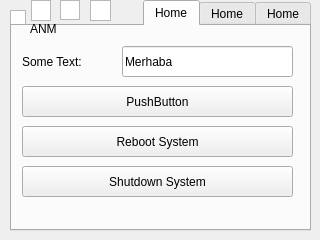
<?xml version="1.0" encoding="UTF-8"?>
<ui version="4.0">
 <class>MainWindow</class>
 <widget class="QMainWindow" name="MainWindow">
  <property name="geometry">
   <rect>
    <x>0</x>
    <y>0</y>
    <width>320</width>
    <height>240</height>
   </rect>
  </property>
  <property name="cursor">
   <cursorShape>BlankCursor</cursorShape>
  </property>
  <property name="windowTitle">
   <string>MainWindow</string>
  </property>
  <widget class="QWidget" name="centralWidget">
   <widget class="QGraphicsView" name="graphicsView_netz">
    <property name="geometry">
     <rect>
      <x>10</x>
      <y>10</y>
      <width>16</width>
      <height>34</height>
     </rect>
    </property>
    <property name="focusPolicy">
     <enum>Qt::NoFocus</enum>
    </property>
   </widget>
   <widget class="QTabWidget" name="tabWidget">
    <property name="geometry">
     <rect>
      <x>10</x>
      <y>0</y>
      <width>301</width>
      <height>231</height>
     </rect>
    </property>
    <property name="layoutDirection">
     <enum>Qt::RightToLeft</enum>
    </property>
    <property name="currentIndex">
     <number>2</number>
    </property>
    <widget class="QWidget" name="tab">
     <attribute name="title">
      <string>Home</string>
     </attribute>
    </widget>
    <widget class="QWidget" name="tab_2">
     <attribute name="title">
      <string>Home</string>
     </attribute>
     <widget class="QPushButton" name="pushButton_3">
      <property name="geometry">
       <rect>
        <x>10</x>
        <y>20</y>
        <width>271</width>
        <height>31</height>
       </rect>
      </property>
      <property name="text">
       <string>PushButton</string>
      </property>
     </widget>
     <widget class="QPushButton" name="pushButton_5">
      <property name="geometry">
       <rect>
        <x>10</x>
        <y>60</y>
        <width>271</width>
        <height>31</height>
       </rect>
      </property>
      <property name="text">
       <string>PushButton</string>
      </property>
     </widget>
    </widget>
    <widget class="QWidget" name="tab_3">
     <attribute name="title">
      <string>Home</string>
     </attribute>
     <widget class="QPushButton" name="pushButton_reboot">
      <property name="geometry">
       <rect>
        <x>10</x>
        <y>100</y>
        <width>271</width>
        <height>31</height>
       </rect>
      </property>
      <property name="text">
       <string>Reboot System</string>
      </property>
     </widget>
     <widget class="QPushButton" name="pushButton_2">
      <property name="geometry">
       <rect>
        <x>10</x>
        <y>60</y>
        <width>271</width>
        <height>31</height>
       </rect>
      </property>
      <property name="text">
       <string>PushButton</string>
      </property>
     </widget>
     <widget class="QLineEdit" name="lineEdit">
      <property name="geometry">
       <rect>
        <x>110</x>
        <y>20</y>
        <width>171</width>
        <height>31</height>
       </rect>
      </property>
      <property name="text">
       <string>Merhaba</string>
      </property>
     </widget>
     <widget class="QLabel" name="label">
      <property name="geometry">
       <rect>
        <x>10</x>
        <y>20</y>
        <width>81</width>
        <height>31</height>
       </rect>
      </property>
      <property name="text">
       <string>Some Text:</string>
      </property>
     </widget>
     <widget class="QPushButton" name="pushButton_shutdown">
      <property name="geometry">
       <rect>
        <x>10</x>
        <y>140</y>
        <width>271</width>
        <height>31</height>
       </rect>
      </property>
      <property name="text">
       <string>Shutdown System</string>
      </property>
     </widget>
    </widget>
   </widget>
   <widget class="QGraphicsView" name="graphicsView_3">
    <property name="geometry">
     <rect>
      <x>90</x>
      <y>0</y>
      <width>21</width>
      <height>21</height>
     </rect>
    </property>
    <property name="focusPolicy">
     <enum>Qt::NoFocus</enum>
    </property>
   </widget>
   <widget class="QGraphicsView" name="graphicsView_2">
    <property name="geometry">
     <rect>
      <x>60</x>
      <y>0</y>
      <width>20</width>
      <height>20</height>
     </rect>
    </property>
    <property name="focusPolicy">
     <enum>Qt::NoFocus</enum>
    </property>
   </widget>
   <widget class="QGraphicsView" name="graphicsView">
    <property name="geometry">
     <rect>
      <x>31</x>
      <y>0</y>
      <width>20</width>
      <height>21</height>
     </rect>
    </property>
    <property name="focusPolicy">
     <enum>Qt::NoFocus</enum>
    </property>
   </widget>
   <widget class="QLabel" name="label_3">
    <property name="geometry">
     <rect>
      <x>30</x>
      <y>20</y>
      <width>31</width>
      <height>17</height>
     </rect>
    </property>
    <property name="text">
     <string>ANM</string>
    </property>
   </widget>
   <widget class="QLabel" name="label_splashquit">
    <property name="geometry">
     <rect>
      <x>0</x>
      <y>0</y>
      <width>21</width>
      <height>17</height>
     </rect>
    </property>
    <property name="text">
     <string/>
    </property>
   </widget>
  </widget>
 </widget>
 <layoutdefault spacing="6" margin="11"/>
 <tabstops>
  <tabstop>tabWidget</tabstop>
  <tabstop>lineEdit</tabstop>
  <tabstop>pushButton_2</tabstop>
  <tabstop>pushButton_reboot</tabstop>
  <tabstop>pushButton_shutdown</tabstop>
  <tabstop>pushButton_3</tabstop>
  <tabstop>pushButton_5</tabstop>
 </tabstops>
 <resources/>
 <connections/>
</ui>
